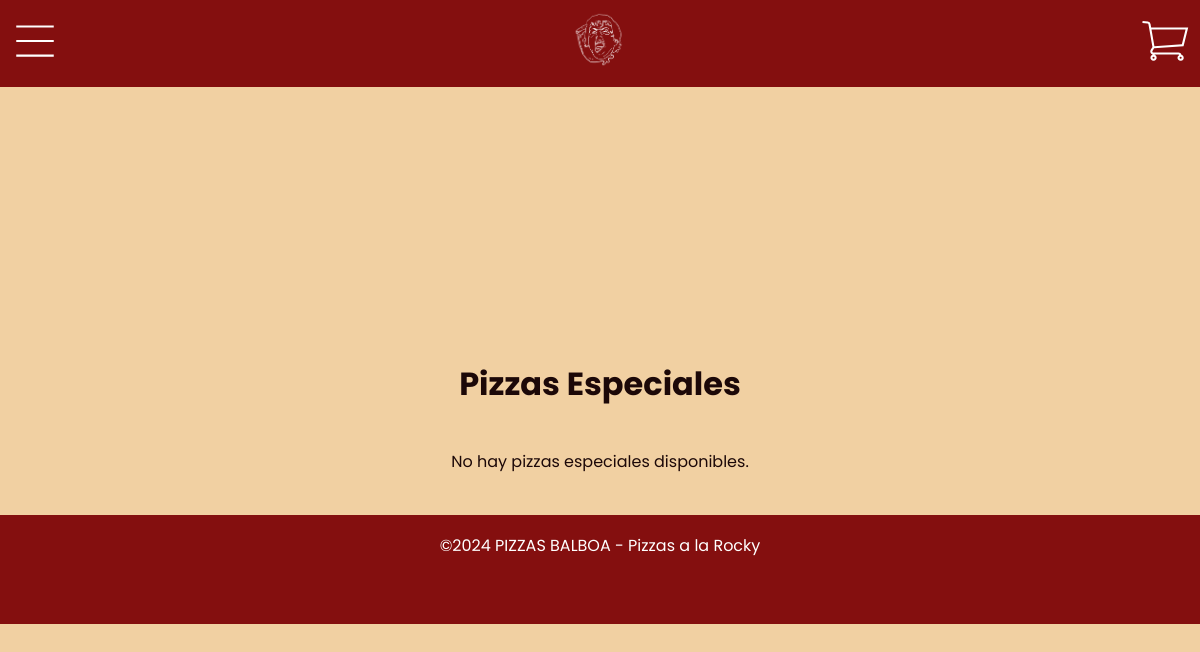
The app's page /especiales.php, older data.
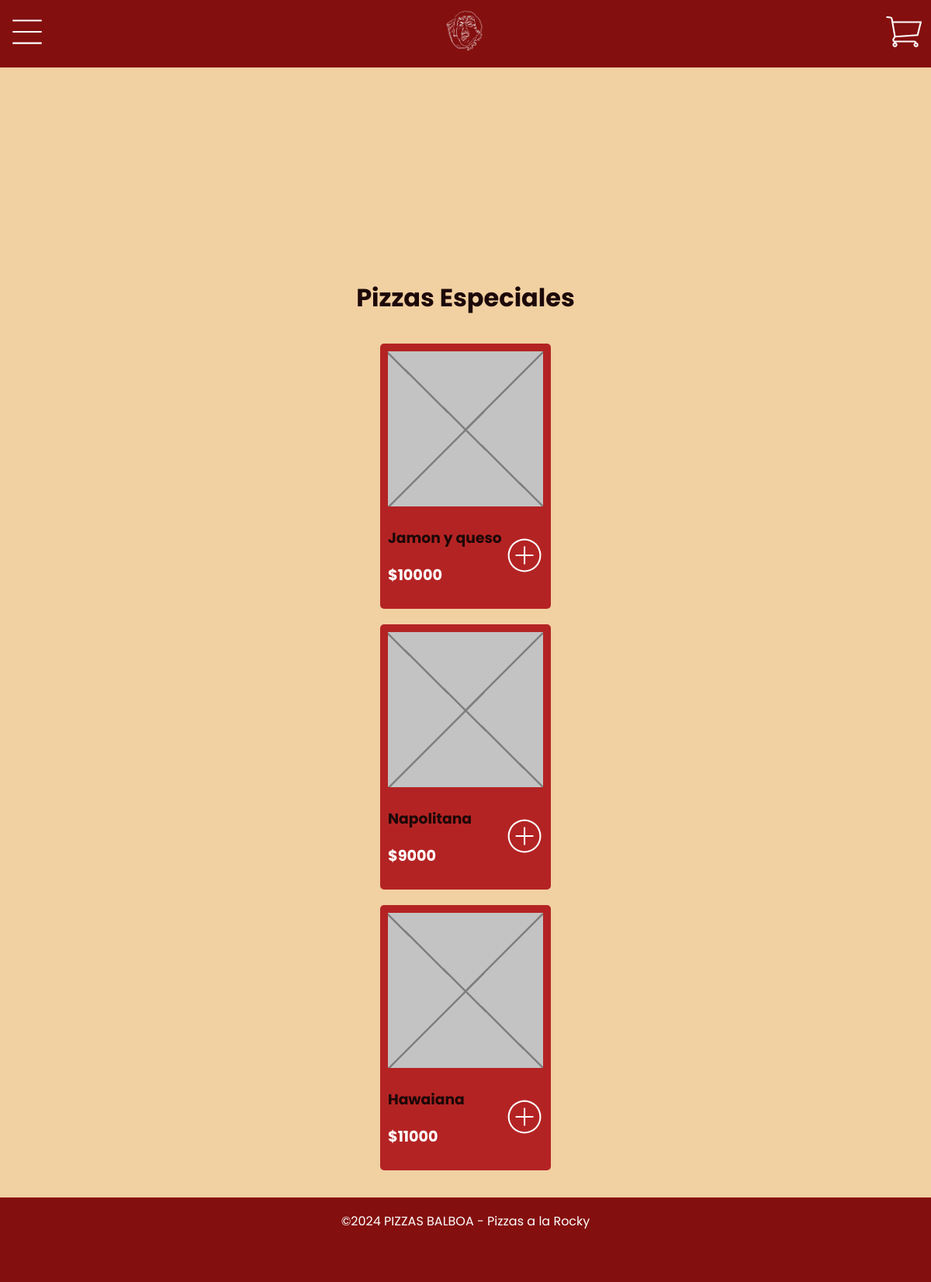
The same page, newer data.
### tables this page shows
CREATE TABLE `pizza` (
  `pizza_id` int(11) NOT NULL,
  `pizza_name` text NOT NULL,
  `category_id` int(11) NOT NULL,
  `price` float NOT NULL,
  `image` varchar(255) NOT NULL
);

### views/pizzas_especiales.phtml (the view)
<h1 class="category-title"><?php echo htmlspecialchars($categoryTitle); ?></h1>
        <section class="pizzas-category">
            <?php
            if ($result->num_rows > 0) {
                while ($row = $result->fetch_assoc()) {
                    echo '<div class="card">';
                    echo '<img src="images/' . htmlspecialchars($row['image']) . '" alt="' . htmlspecialchars($row['pizza_name']) . '">';
                    echo '<div class="card-content">';
                    echo '<div class="pizza-info">';
                    echo '<h3>' . htmlspecialchars($row['pizza_name']) . '</h3>';
                    echo '<p class="price">$' . htmlspecialchars($row['price']) . '</p>';
                    echo '</div>';
                    echo '<button class="add-cart" data-id="' . $row['pizza_id'] . '" data-price="' . $row['price'] . '">
                            <svg width="50px" height="50px" viewBox="0 0 24 24" xmlns="http://www.w3.org/2000/svg" fill="#ffffff" stroke="#ffffff" stroke-width="0.00024000000000000003">
                                <g id="SVGRepo_bgCarrier" stroke-width="0"></g>
                                <g id="SVGRepo_tracerCarrier" stroke-linecap="round" stroke-linejoin="round"></g>
                                <g id="SVGRepo_iconCarrier">
                                    <path d="M12.5 2.2a10.3 10.3 0 1 0 10.3 10.3A10.299 10.299 0 0 0 12.5 2.2zm0 19.6a9.3 9.3 0 1 1 9.3-9.3 9.31 9.31 0 0 1-9.3 9.3zM13 12h5v1h-5v5h-1v-5H7v-1h5V7h1z"></path>
                                    <path fill="none" d="M0 0h24v24H0z"></path>
                                </g>
                            </svg>
                          </button>';
                    echo '</div>';
                    echo '</div>';
                }
            } else {
                echo '<p>No hay pizzas especiales disponibles.</p>';
            }
            ?>
</section>

Row changes from the older to the newer data that the page shows:
now on this page (row edited): pizza: image (picture), pizza_name "Jamon y queso", price "10000"
now on this page (row edited): pizza: image (picture), pizza_name "Napolitana", price "9000"
now on this page (row edited): pizza: image (picture), pizza_name "Hawaiana", price "11000"
Text that changed along with them:
text no longer shown: "No hay pizzas especiales disponibles."
